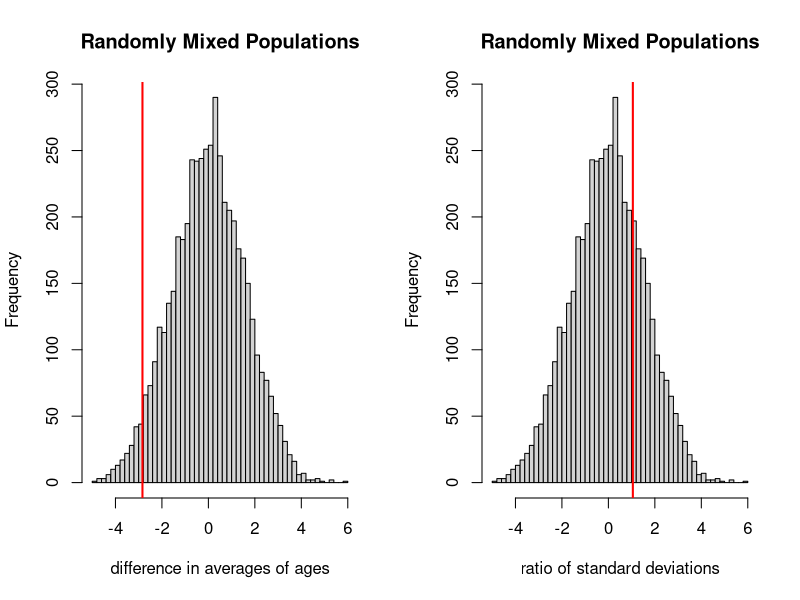

Write the R code that produced this figure.
## ---- chunk 1
mixRandomly <- function(pop) {
  pop1 <- pop$pop1
  n_pop1 <- nrow(pop1)
  pop2 <- pop$pop2
  n_pop2 <- nrow(pop2)
  mix <- rbind(pop1, pop2)
  select4pop1 <- sample(1:(n_pop1 + n_pop2), n_pop1, replace = FALSE)
  new_pop1 <- mix[select4pop1, ]
  new_pop2 <- mix[-select4pop1, ]
  list(pop1 = new_pop1, pop2 = new_pop2)
}
## ---- chunk 2
getAveDiffsFn <- function(variate) {
  function(pop) {
    mean(pop$pop1[, variate]) - mean(pop$pop2[, variate])
  }
}
getSDRatioFn <- function(variate) {
  function(pop) {
    sd(pop$pop1[, variate])/sd(pop$pop2[, variate])
  }
}
## ---- chunk 3
library(carData)
data(TitanicSurvival)
Titanic = na.omit(TitanicSurvival)
Titanic$survived1 = as.numeric(Titanic$survived == "yes")
## ---- chunk 4
Titanic = Titanic[Titanic$survived == "yes",]
pop <- list(pop1 = subset(Titanic, Titanic$sex == "male"), pop2 = subset(Titanic, Titanic$sex=="female"))
## ---- chunk 5
# The difference in average age of the subpopulations
diffAveAge <- getAveDiffsFn("age")
# The ratio of the standard deviations between the subpopulations 
ratioSDAge <- getSDRatioFn("age")
round(c(diffAveAge(pop), ratioSDAge(pop)),3)
## ---- chunk 6
set.seed(341)
mixedPop <- mixRandomly(pop)
diffAge <- sapply(1:5000, FUN = function(...) {
  diffAveAge(mixRandomly(pop))
})
round(c(diffAveAge(mixedPop), ratioSDAge(mixedPop)), 3)
## ---- chunk 7
sum(abs(diffAge) >= abs(diffAveAge(pop))) / length(diffAge)
## ---- chunk 8
plot.margin = c(1,1,1,1)
par(mfrow = c(1,2))
hist(diffAge, breaks = "FD", main = "Randomly Mixed Populations", xlab = "difference in averages of ages", col = "lightgrey")
abline(v = diffAveAge(pop), col = "red", lwd = 2)
hist(diffAge, breaks = "FD", main = "Randomly Mixed Populations", xlab = "ratio of standard deviations",col = "lightgrey")
abline(v = ratioSDAge(pop), col = "red", lwd = 2)
